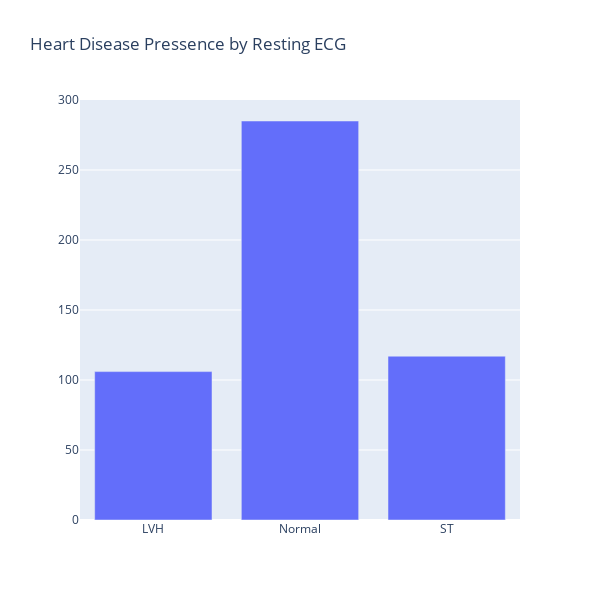

Notebook source saved alongside this figure:
### Markdown cell above
## RestingECG

### Code cell
traces = go.Bar(x = df.groupby("RestingECG").HeartDisease.sum().index, y = df.groupby("RestingECG").HeartDisease.sum())
layout = go.Layout(height = 600,
                    width = 600,
                    autosize = False,
                    title = "Heart Disease Pressence by Resting ECG") 
fig = go.Figure(data = traces, layout = layout)
fig.show()

### Figure 1 — Plotly figure (JSON) as saved in the notebook; plotly's stock layout.template omitted (floating-point values rounded to 4 significant figures)
{"data": [{"type": "bar", "x": ["LVH", "Normal", "ST"], "y": [106, 285, 117]}], "layout": {"autosize": false, "height": 600, "title": {"text": "Heart Disease Pressence by Resting ECG"}, "width": 600}}
